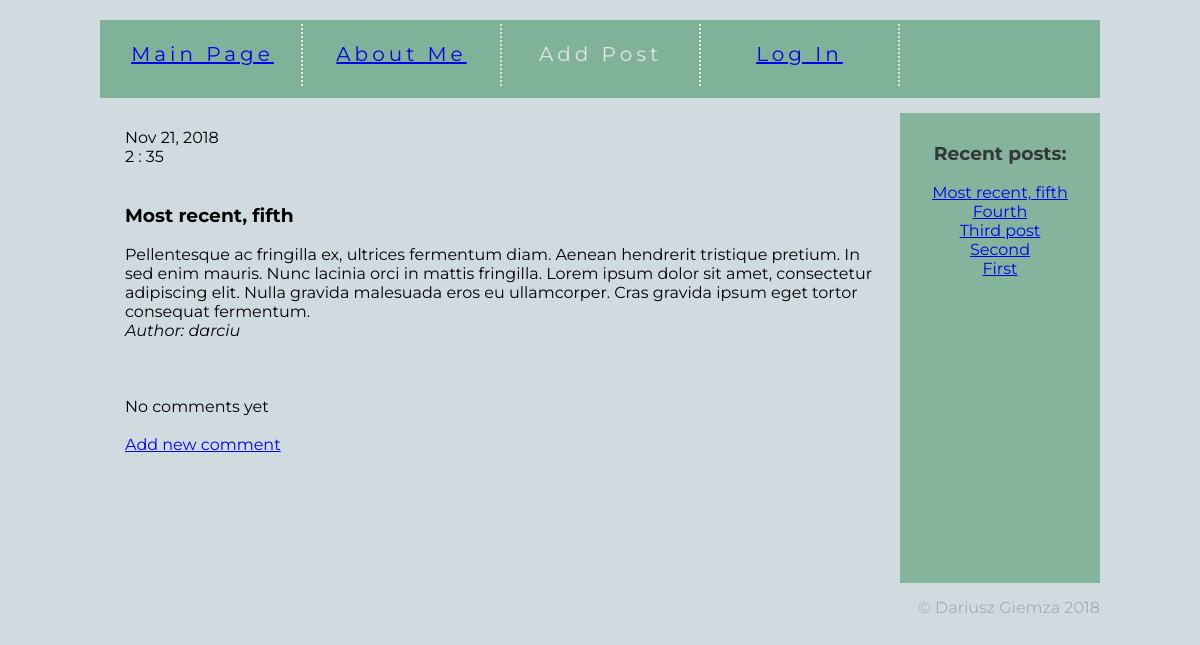
The page /post/9/ on the database as committed earlier.
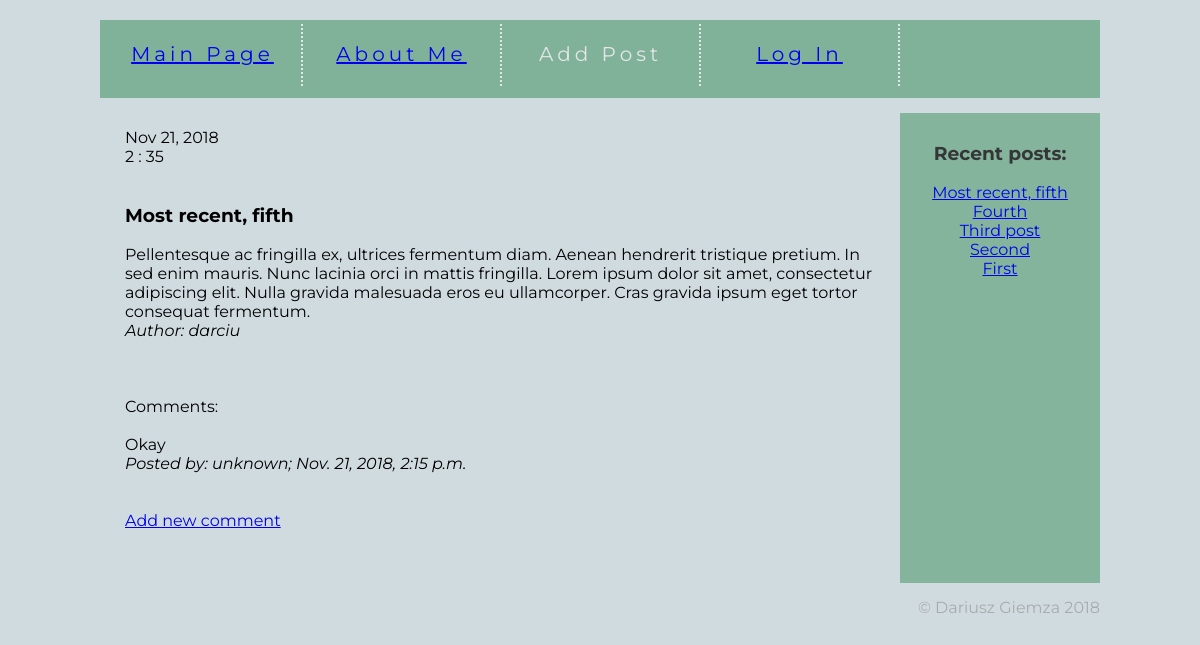
The same page on the database as committed later.
### content/models.py (models this page shows, shortened)
class Post(models.Model):
    author = models.ForeignKey('auth.User', on_delete=models.CASCADE)
    title = models.CharField(max_length=30)
    text = models.TextField()
    date = models.DateTimeField(default = timezone.now)

class Comment(models.Model):
    post = models.ForeignKey(Post, on_delete=models.CASCADE)
    text = models.TextField(max_length=255)
    date = models.DateTimeField(default=timezone.now)
    author = models.CharField(max_length=50, default='unknown')

### content/views.py (the view)
# urls.py: path('post/<int:pk>/', views.post_detail, name = 'post_detail'),
def post_detail(request, pk):
    post = get_object_or_404(Post, pk=pk)
    posts = Post.objects.order_by('-date')
    comments = Comment.objects.filter(post_id=pk)
    return render(request, 'content/post_detail.html', {'post': post, 'posts':posts, 'comments':comments})

### content/templates/content/post_detail.html (shortened to what this page needs)
{% extends 'content/main_page.html' %}
{% block content %}
    {{post.date|date:"M d, Y" }} <br>
    {{post.date|date:"G : i"}}<br><br>
    <h3>{{post.title}}<br></h3>
    {{post.text|linebreaksbr}}
    <br>
    <i>Author: {{post.author}}</i>
    <br><br>
    <br>
    <br>
    {% if comments.count %}
        Comments:
        <br><br>
        {%for comment in comments%}
            {{comment.text}}<br>
            <i>Posted by: {{comment.author}}; {{comment.date}}</i>
            <br><br>
        {% endfor %}
    {% else %}
    No comments yet<br>
    {% endif %}
    <br>
    <a href="{% url 'new_comment' pk=post.pk %}">Add new comment</a>
{% endblock%}

### content/templates/content/main_page.html (shortened to what this page needs)
{% load static %}
<html lang="en">
<head>
    <link rel="stylesheet" href="{% static 'css/style.css' %}">
</head>
<body>
    <div id ="container">
        <div id="menubar">
            <div class ="menuoption">
                <a href="{% url 'post_list' %}">Main Page</a>
            </div>
            <div class ="menuoption">
                    <a href="{% url 'about_me' %}">About Me</a>
            </div>
            <div class ="menuoption">
                {% if user.is_authenticated %}
                    <a href="{% url 'new_post' %}">Add Post</a>
                {% else %}
                    Add Post
                {% endif %}
            </div>
            <div class ="menuoption">
                {% if not user.is_authenticated %}
                    <a href="{% url 'login' %}">Log In</a>
                {% else %}
                    <a href="{% url 'logout' %}">Log Out</a>
                {% endif %}
            </div>
        </div>
        <div style="word-wrap: break-word; width:750px; float:left; margin-top: 30px; margin-left: 25px; margin-right: 25px;">
            {% block content%}
            {% endblock %}
        </div>
        <div id="sidebar">
            <h3>Recent posts:</h3>
            {%for post in posts %}
                <a href="{% url 'post_detail' pk=post.pk %}">{{post.title}}</a>
                <br>
            {% endfor %}
        </div>
        <div id="footer">
        &copy; Dariusz Giemza 2018
        </div>
    </div>
</body>
</html>

### content/static/css/style.css (style rules this page uses)
body { background-color:#d0dbe0; font-family: 'Montserrat', sans-serif; }
#container { width:1000px; margin-left:auto; margin-right:auto; }
#menubar { background-color:#80b299; color:#e3e5e8; margin-top: 20px; height: 70px; padding: 4px; text-align: center; line-height: 60px; letter-spacing:4px; }
.menuoption { float:left; height: 62px; font-size: 20px; border-right: 2px dotted #e3e5e8; min-width:197px; }
#sidebar { float:left; background-color:#84b59c; padding: 10px; min-height: 450px; width:180px; margin-top: 15px; margin-bottom: 15px; text-align:center; color: #353638; }
#footer { clear:both; color: #a8abad; text-align:right; }

Rows that differ between the two databases and show on the page:
added Comment: text "Okay", author "unknown", date "Nov. 21, 2018, 2:15 p.m."
Other text that changed with them:
text no longer shown: "No comments yet"
text now shown: "Comments:"
